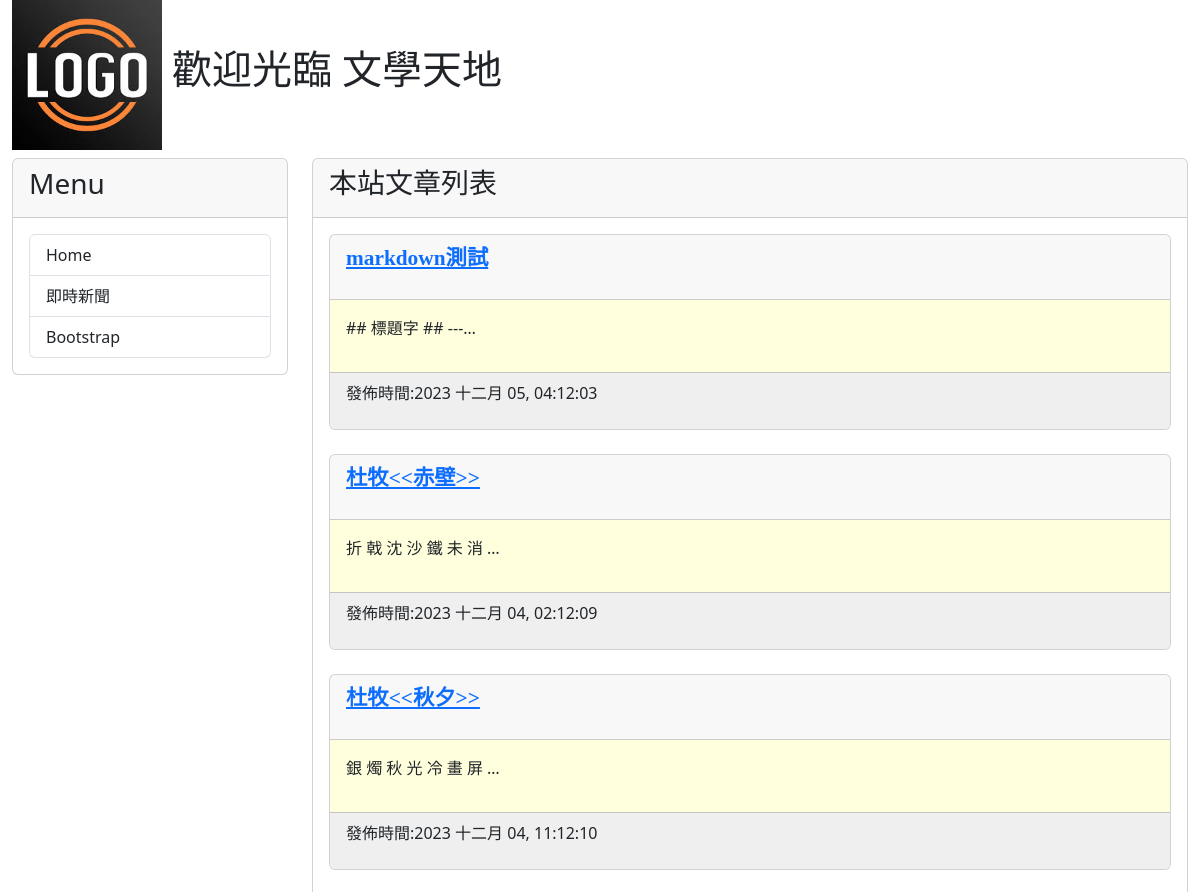
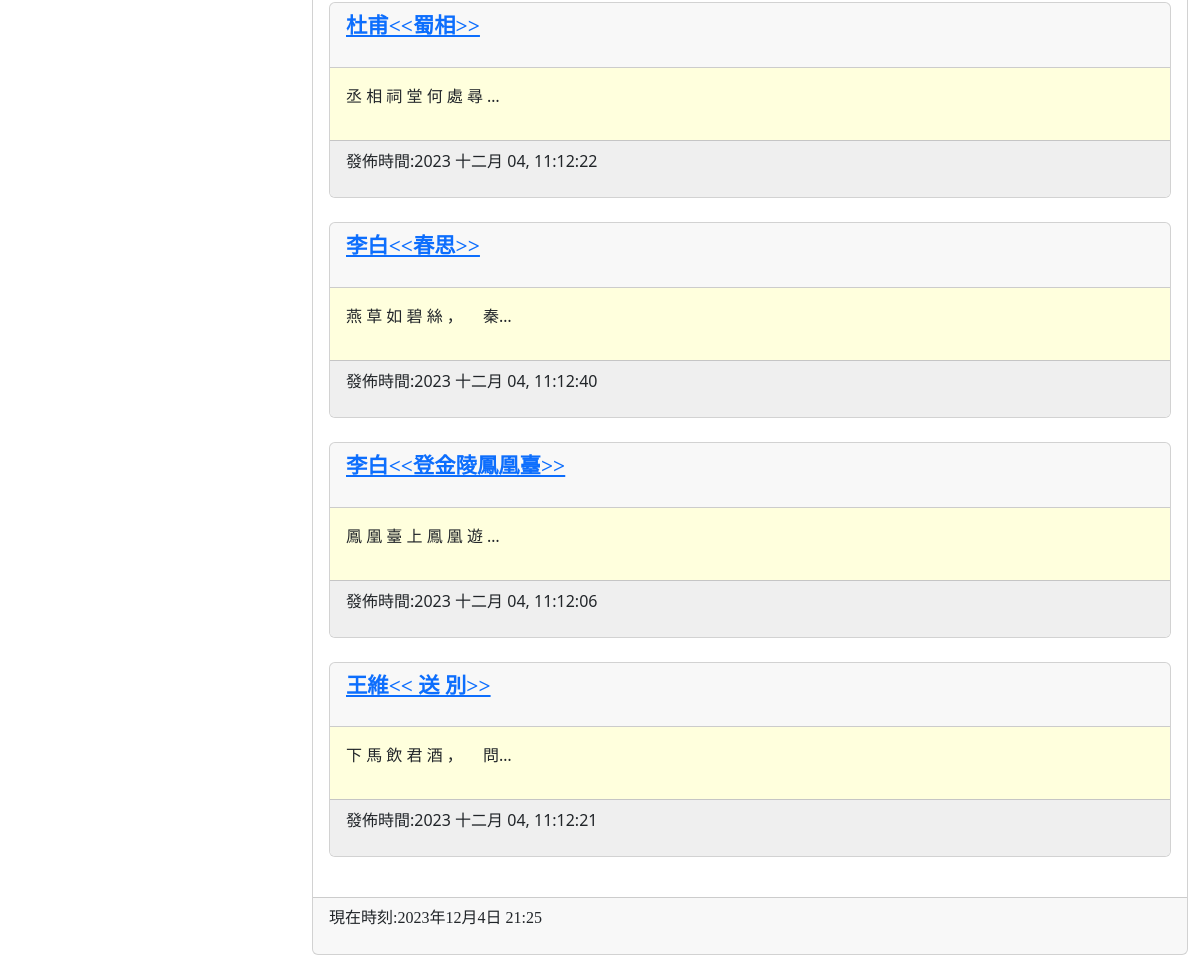
The page / on the database its author committed (2 pictures, top to bottom).
### mysite/models.py (models this page shows, shortened)
class Post(models.Model):
    title = models.CharField(max_length=200)
    slug = models.CharField(max_length=200)
    body = models.TextField()
    pub_date = models.DateTimeField(auto_now_add=True)
    class Meta:
        ordering = ('-pub_date',)

### mysite/views.py (the view)
# urls.py: path('', homepage),
def homepage(request):
    posts = Post.objects.all()
    now = datetime.now()
    return render(request, 'index.html', locals())

### templates/index.html (shortened to what this page needs)
{% extends "base.html" %}
{% block headmessage %}
    <h3 style="font-family:標楷體 ;">本站文章列表</h3>
{% endblock headmessage %}
{% block content %}
    {% for post in posts %}
    <div class="card">
        <div class="card-header">
            <p style="font-family:微軟正黑體;font-size:16pt;font-weight:bold;">
                <a href="/post/{{post.slug}}">{{ post.title }}</a>
            </p>
        </div>
        <div class="card-body" style="background-color:#ffffdd ;">
            <p> {{ post.body | truncatechars:15 }} </p>
        </div>
        <div class="card-footer" style="background-color:#efefef ;">
            <p> 發佈時間:{{ post.pub_date | date:"Y M d, h:m:s" }} </p>
        </div>
    </div>
    <br>
    {% endfor %}
{% endblock content %}

### templates/base.html (shortened to what this page needs)
<!DOCTYPE html>
<html>
<head>
    <link href="https://cdn.jsdelivr.net/npm/bootstrap@5.3.2/dist/css/bootstrap.min.css"
            rel="stylesheet"
>
</head>
<body>
    <div class="container-fluid">
        {% include "header.html" %}
        <div class="row">
            <div class="col-sm-3 col-md-3">
                <div class="card">
                    <div class="card-header"><h3>Menu</h3></div>
                    <div class="card-body">
                        <div class="list-group">
                            <a href="/" class="list-group-item">Home</a>
                            <a href="https://google.com/news" class="list-group-item">即時新聞</a>
                            <a href="https://getbootstrap.com/" class="list-group-item">Bootstrap</a>
                        </div>
                    </div>
                </div>
            </div>
            <div class="col-sm-9 col-md-9">
                <div class="card">
                    <div class="card-header">
                        {% block headmessage %}{% endblock headmessage %}
                    </div>
                    <div class="card-body">
                        {% block content %}{% endblock content %}
                    </div>
                    <div class="card-footer">
                        {% include "footer.html" %}
                    </div>
                </div>
            </div>
        </div>
    </div>
</body>
</html>

### templates/header.html
{% load static %}
<h1 style="font-family:微軟正黑體;"> <img src="{% static 'images/logo.jpg' %}" width="150">  歡迎光臨 文學天地</h1>

### templates/footer.html
{% block footer %}
    {% if now %}
        <p style='font-family:微軟正黑體;'> 現在時刻:{{now}} </p>
    {% else %}
    <p style='font-family:微軟正黑體;'> 本文內容取自網路，如有侵權請來信通知下架 </p>
    {% endif %}
{% endblock footer %}

### rows shown on the page
Post: title "markdown測試", body "## 標題字 ## ---…", pub_date "2023 十二月 05, 04:12:03"
Post: title "杜牧<<赤壁>>", body "折 戟 沈 沙 鐵 未 消 …", pub_date "2023 十二月 04, 02:12:09"
Post: title "杜牧<<秋夕>>", body "銀 燭 秋 光 冷 畫 屏 …", pub_date "2023 十二月 04, 11:12:10"
Post: title "杜甫<<蜀相>>", body "丞 相 祠 堂 何 處 尋 …", pub_date "2023 十二月 04, 11:12:22"
Post: title "李白<<春思>>", body "燕 草 如 碧 絲 ， 秦…", pub_date "2023 十二月 04, 11:12:40"
Post: title "李白<<登金陵鳳凰臺>>", body "鳳 凰 臺 上 鳳 凰 遊 …", pub_date "2023 十二月 04, 11:12:06"
Post: title "王維<< 送 別>>", body "下 馬 飲 君 酒 ， 問…", pub_date "2023 十二月 04, 11:12:21"
